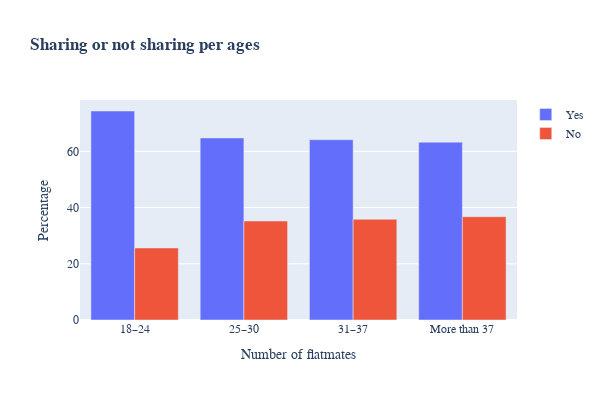

The notebook cell this image was saved under:
### Markdown cell above
The graph below shows if the overall respondants of the survey are living in a shared flat or not, distributed by ages groups. The relationship between the variables age and sharing flat show a clear negative correlation.
A negative, or inverse correlation, indicates that one variable increases while the other decreases, and vice-versa. This relationship may or may not represent causation between the two variables, but it does describe an observable pattern in the market, which is that <b>younger age's groups are more likely to live in shared flats.</b>

### Code cell
share_flat = pd.DataFrame(df.groupby(["age", "share_flat"])["share_flat"].agg("count")).dropna()
unstack = share_flat["share_flat"].unstack()
unstack["total"] = unstack.sum(axis=1)
unstack["No"] = unstack["No"] * 100 / unstack["total"]
unstack["Yes"] = unstack["Yes"] * 100 / unstack["total"]

# Plotting the results
labels = list(unstack.index)
fig = go.Figure(data=[
        go.Bar(name='Yes', x=labels, y=unstack["Yes"]),
        go.Bar(name='No', x=labels, y=unstack["No"])])
    
# Change the bar mode
fig.update_layout(barmode='group', width=600, height=400,
    title="<b>Sharing or not sharing per ages</b>",
    xaxis_title="Number of flatmates",
    yaxis_title="Percentage",
    font=dict(
        family="Courier New, monospace",
        size=12))

### Figure 1 — Plotly figure (JSON) as saved in the notebook; plotly's stock layout.template omitted (floating-point values rounded to 4 significant figures)
{"data": [{"name": "Yes", "type": "bar", "x": ["18–24", "25–30", "31–37", "More than 37"], "y": [74.36, 64.77, 64.15, 63.27]}, {"name": "No", "type": "bar", "x": ["18–24", "25–30", "31–37", "More than 37"], "y": [25.64, 35.23, 35.85, 36.73]}], "layout": {"barmode": "group", "font": {"family": "Courier New, monospace", "size": 12}, "height": 400, "title": {"text": "<b>Sharing or not sharing per ages</b>"}, "width": 600, "xaxis": {"title": {"text": "Number of flatmates"}}, "yaxis": {"title": {"text": "Percentage"}}}}
